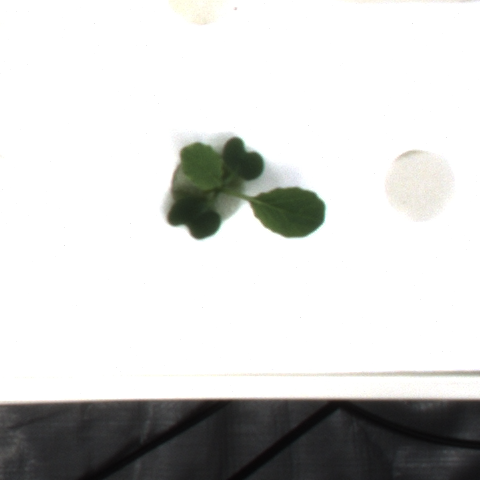
#> input picture rgb_02_03_003_02.png, 480 x 480 px
$ python watershed.py
#> lines starting #> are read from the running program, lines starting #| are printed output that depends on the picture; after the words box and inside, x2 and y2 are one past the last pixel; in counts of white or black regions, pixels touching at a corner belong together
import numpy as np
import cv2
from matplotlib import colors as clr
import matplotlib.pylab as plb
import math
img = cv2.imread('rgb_02_03_003_02.png')
#> img is the input picture: shape (480, 480, 3); mean B, G, R 209.6, 210.9, 210.5
cv2.imshow("origin", img)
gray = cv2.cvtColor(img,cv2.COLOR_BGR2GRAY)
ret, thresh = cv2.threshold(gray,0,255,cv2.THRESH_BINARY_INV+cv2.THRESH_OTSU)
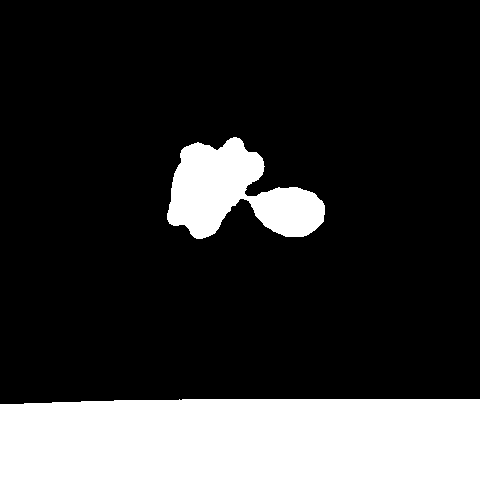
#> thresh: shape (480, 480); 20.6% white; 2 white regions, box (x1, y1, x2, y2) and area: (0, 399, 480, 480) 38428, (167, 137, 325, 239) 9146
#> ret = 150

# noise removal
kernel = np.ones((3,3),np.uint8)
opening = cv2.morphologyEx(thresh,cv2.MORPH_OPEN,kernel, iterations = 2)
#> opening: shape (480, 480); 20.6% white; 3 white regions, box (x1, y1, x2, y2) and area: (0, 399, 480, 480) 38427, (167, 138, 264, 239) 6270, (247, 187, 325, 237) 2859
cv2.imwrite('opening.png', opening)

# sure background area
sure_bg = cv2.dilate(opening,kernel,iterations=3)
#> sure_bg: shape (480, 480); 22.2% white; 2 white regions, box (x1, y1, x2, y2) and area: (0, 396, 480, 480) 39882, (164, 135, 328, 242) 11163

# Finding sure foreground area
dist_transform = cv2.distanceTransform(opening,cv2.DIST_L2,5)
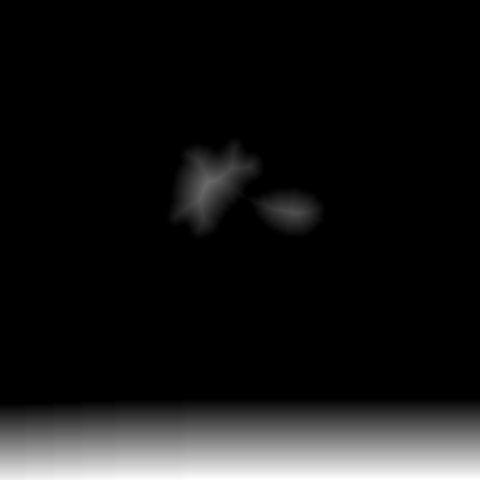
#> dist_transform: shape (480, 480) float32; min 0, max 81, mean 7.2; drawn with min black and max white
ret, sure_fg = cv2.threshold(dist_transform,0.7*dist_transform.max(),255,0)
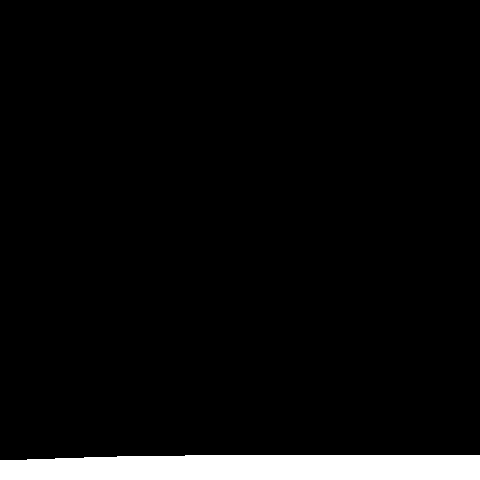
#> sure_fg: shape (480, 480) float32; 5% white; 1 white region, box (x1, y1, x2, y2) and area: (0, 455, 480, 480) 11532
#> ret = 56.7

# Finding unknown region
sure_fg = np.uint8(sure_fg)
unknown = cv2.subtract(sure_bg,sure_fg)
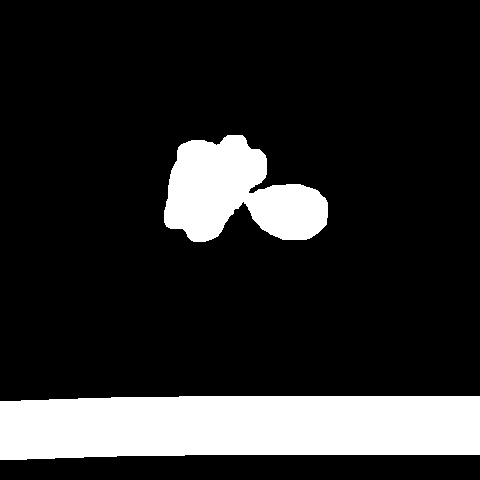
#> unknown: shape (480, 480); 17.1% white; 2 white regions, box (x1, y1, x2, y2) and area: (0, 396, 480, 460) 28350, (164, 135, 328, 242) 11163
cv2.imwrite('sure_fg.png', sure_fg)
cv2.imwrite('sure_bg.png', sure_bg)

# Marker labelling
ret, markers = cv2.connectedComponents(sure_fg)
#> ret = 2

# Add one to all labels so that sure background is not 0, but 1
markers = markers+1

# Now, mark the region of unknown with zero
markers[unknown==255] = 0
markers = cv2.watershed(img,markers)
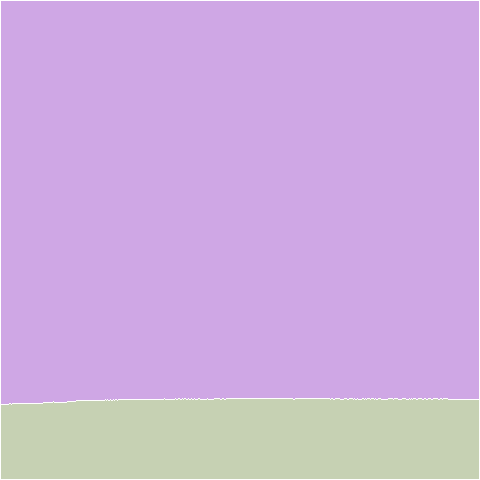
#> markers: shape (480, 480) int32; 3 distinct labels, from -1 to 2; one colour per label, 0 black, -1 white

cmap = plb.cm.jet # define the colormap
# extract all colors from the .jet map
cmaplist = [clr.to_rgb(cmap(i)) for i in range(cmap.N)]
# force the first color entry to be grey
cmaplist[0] = (0, 0, 0)
img[markers == -1] = [0, 0, 0]
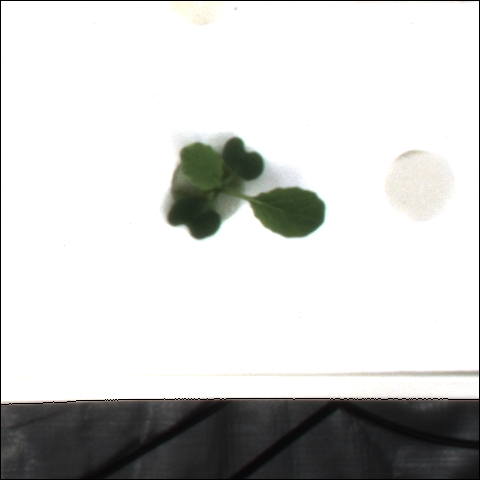
#> img: shape (480, 480, 3); 1.04% of pixels changed, all inside (x1, y1, x2, y2) = (0, 0, 480, 480)
for i in range(np.max(markers)):
    img[markers == i+1] = [math.floor(x*255) for x in
                           cmaplist[(len(cmaplist) // np.max(markers)) * i]]
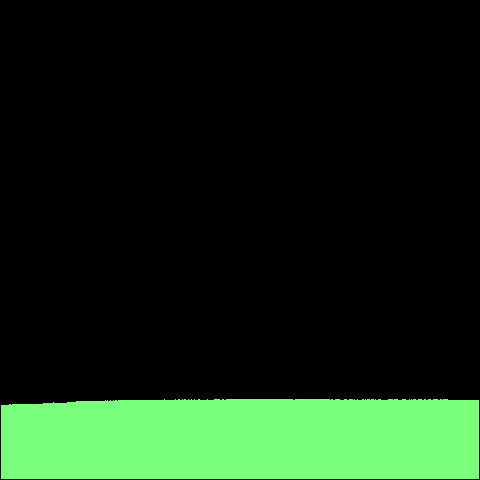
#> img: shape (480, 480, 3); mean B, G, R 20.3, 41.7, 19.8
cv2.imwrite("result.png", img)
cv2.waitKey()

$ run again, with rgb_01_02_009_04.png copied over rgb_02_03_003_02.png
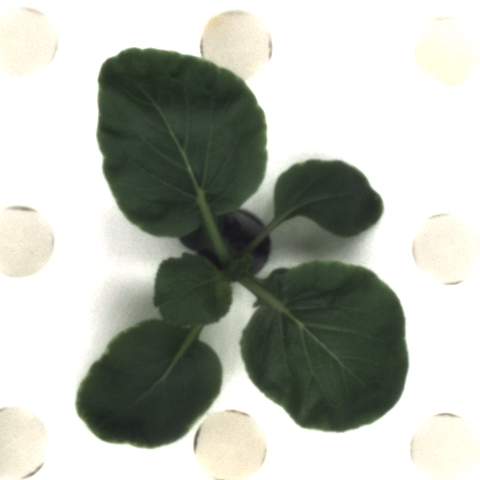
#> input picture rgb_01_02_009_04.png, 480 x 480 px
#> img is the input picture: shape (480, 480, 3); mean B, G, R 175.3, 183.9, 179.8
#> `ret, thresh = cv2.threshold(gray,0,255,cv2.THRESH_BINARY_INV+cv2.THRES..`:
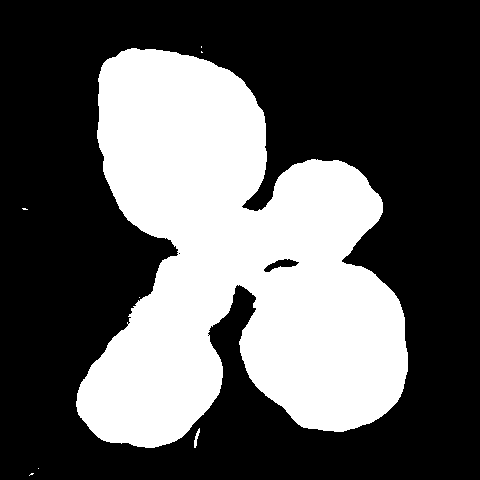
#> thresh: shape (480, 480); 35.6% white; 8 white regions (6 under 20 px), largest, box (x1, y1, x2, y2) and area: (76, 48, 408, 448) 81934, (194, 428, 200, 448) 53
#> `ret, thresh = cv2.threshold(gray,0,255,cv2.THRESH_BINARY_INV+cv2.THRES..`: ret = 154
#> opening: shape (480, 480); 35.5% white; 1 white region, box (x1, y1, x2, y2) and area: (76, 48, 408, 448) 81892
#> sure_bg: shape (480, 480); 38.5% white; 1 white region, box (x1, y1, x2, y2) and area: (73, 45, 411, 451) 88793
#> `ret, sure_fg = cv2.threshold(dist_transform,0.7*dist_transform.max(),2..`: ret = 57.79
#> unknown: shape (480, 480); 36.4% white; 1 white region, box (x1, y1, x2, y2) and area: (73, 45, 411, 451) 83903
#> `ret, markers = cv2.connectedComponents(sure_fg)`: ret = 4
#> after the loop `for i in range(np.max(markers)):`:
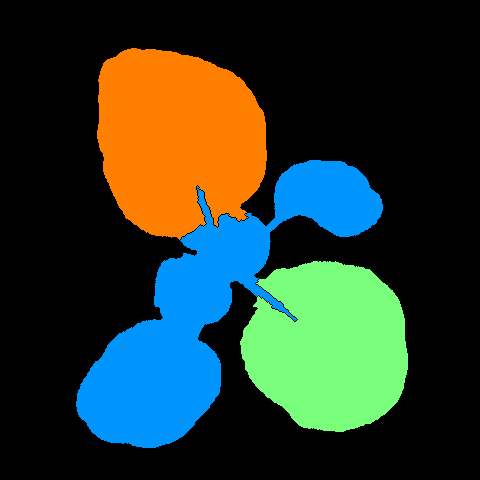
#> img: shape (480, 480, 3); mean B, G, R 44, 57.2, 39.7
